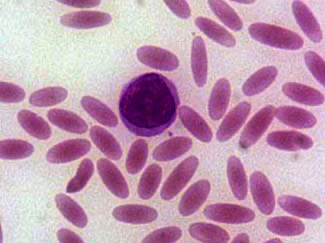
//> input picture HW2/examples/image_3.png, 325 x 243 px
$ ./ellipse_fit examples/image_3.png out.png   (built with g++ and OpenCV 4)
//> lines starting //> are read from the running program, lines starting //| are printed output that depends on the picture; after the words box and inside, x2 and y2 are one past the last pixel; in counts of white or black regions, pixels touching at a corner belong together
#include <opencv2/opencv.hpp>
#include <iostream>
#include <string>

using namespace cv;
using namespace std;

int main(int argc, char** argv) {
    // missing image path
    if (argc != 3) {
        cout << "Usage: ./ellipse_fit <image_path> <output_path>" << endl;
        return -1;
    }

    // read input image
    Mat src = imread(argv[1], IMREAD_COLOR);
//> src is the input picture: 243 rows x 325 cols, CV_8UC3; mean B, G, R 176.9, 152.2, 191.9
    if (src.empty()) {
        cout << "Could not open or find the image!" << endl;
        return -1;
    }

    // convert to gray image
    Mat gray;
    cvtColor(src, gray, COLOR_BGR2GRAY);
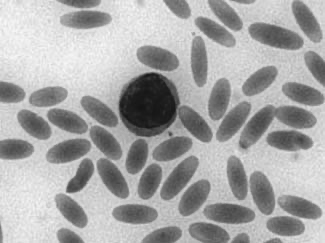
//> gray: 243 rows x 325 cols, CV_8UC1; min 20, max 248, mean 166.9

    // binary processing
    Mat binary;
    threshold(gray, binary, 127, 255, THRESH_BINARY);
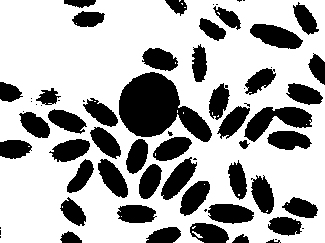
//> binary: 243 rows x 325 cols, CV_8UC1; 68.5% white; 67 black regions (22 under 20 px)

    // find contours
    vector<vector<Point>> contours;
    findContours(binary, contours, RETR_LIST, CHAIN_APPROX_NONE);
//> contours = 87 contours, 50 with area under 20; largest, box (x1, y1, x2, y2) and area: (0, 0, 325, 243) 75416, (118, 71, 213, 143) 3855, (243, 106, 313, 143) 1247, (249, 23, 304, 50) 902, (160, 156, 198, 201) 784

    // draw all contours on the original image (green)
    drawContours(src, contours, -1, Scalar(0, 255, 0), 2);
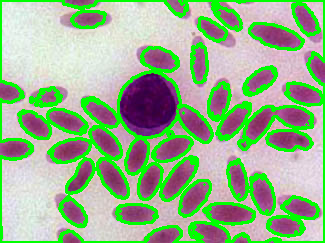
//> src: 243 rows x 325 cols, CV_8UC3; mean B, G, R 141, 179.4, 151.9

    // fit ellipse for each contour
    for (size_t i = 0; i < contours.size(); i++) {
        // skip contours with less than 5 points
        if (contours[i].size() < 5) {
            continue;
        }

        // fit ellipse
        RotatedRect fitted_ellipse = fitEllipse(contours[i]);

        // draw fitted ellipse (red)
        ellipse(src, fitted_ellipse, Scalar(0, 0, 255), 2);

        // output ellipse parameters
        cout << "-----------------------------------------------" << endl;
        cout << "Contour " << i << " ellipse parameters:" << endl;
        cout << "    Center: " << fitted_ellipse.center << endl;
        cout << "    Size: " << fitted_ellipse.size << endl;
        cout << "    Angle: " << fitted_ellipse.angle << " degrees" << endl;
        cout << "-----------------------------------------------" << endl;
    }
//> this loop made 87 passes
//> fitted_ellipse on passes 1, 2, 3, 4, 6, 7, 11, 13, 15, 16, 17, 20: centre (275.5, 239), size (2.1, 3), angle 90, centre (197, 234.5), size (2.7, 10.8), angle 123.4, centre (302.5, 228), size (2.1, 3), angle 90, centre (193.3, 227), size (1.4, 3.7), angle 59.2, centre (284.8, 225.6), size (19.1, 34.7), angle 96.5, centre (155.5, 216), size (2.1, 3), angle 90, centre (205.1, 209.9), size (3.4, 4.3), angle 45, centre (135.8, 213.5), size (19.8, 40.2), angle 93, centre (229.7, 213.2), size (20.4, 47.7), angle 95.3, centre (300.5, 207.7), size (18.9, 36.2), angle 104.7, centre (72.8, 211.8), size (18.5, 32.8), angle 138.1, centre (194.1, 197), size (20.8, 42.5), angle 37.8
//| -----------------------------------------------
//| Contour 0 ellipse parameters:
//|     Center: [275.5, 239]
//|     Size: [2.12132 x 3]
//> (the first 4 of 48 printed lines)
//> (output is shown up to pass 13 of 87)
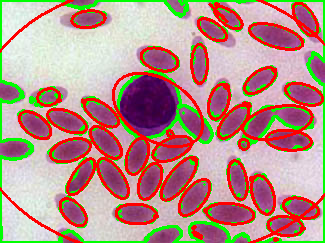
//> src: 243 rows x 325 cols, CV_8UC3; 14.82% of pixels changed, all inside (x1, y1, x2, y2) = (0, 0, 325, 243)

    // show results
    imshow("Ellipse Fit", src);
    waitKey(0);

    // save figure
    string output_path = argv[2];
//> output_path = "out.png"
    imwrite(output_path, src);

    return 0;
}
